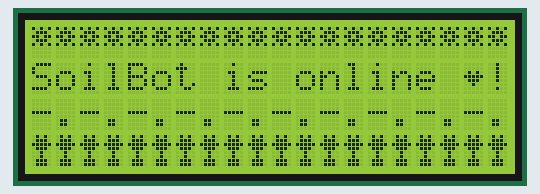
Bench run of a sketch on a simulated Arduino Uno, built with avr-gcc and run on an emulated ATmega328P. Parts: 20×4 character LCD. What the sketch prints to the serial monitor is not drawn.

Above: at 0.7 s.
At 4.8 s:
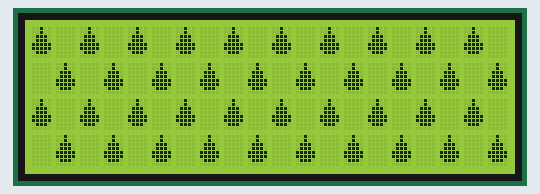
At 5.9 s:
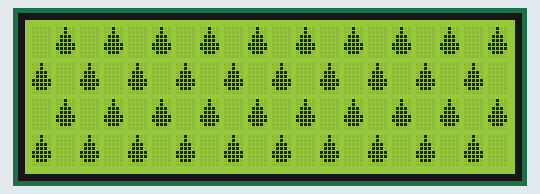
At 8.0 s:
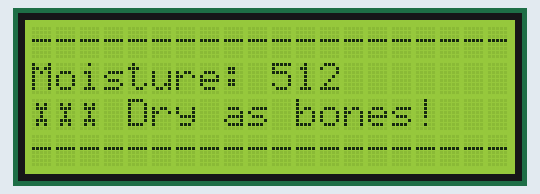

The sketch:

SoilBot.ino
```cpp
/*  Soil Moisture Device
    Written by Coty Beasley
    https://coty.design

    Project started: Feb 2019
    Project repo: https://github.com/beacrea/SoilBot
*/
/********************************************************
 Libraries
 *******************************************************/
#include <Wire.h>
#include <LCD.h>
#include <LiquidCrystal_I2C.h>

// Define variables
#define I2C_ADDR          0x27 // Define I2C Address where the PCF8574A is
#define BACKLIGHT_PIN      3
#define En_pin             2
#define Rw_pin             1
#define Rs_pin             0
#define D4_pin             4
#define D5_pin             5
#define D6_pin             6
#define D7_pin             7

// Rather than powering the sensor through the 3.3V or 5V pins,
// we'll use a digital pin to power the sensor. This will
// prevent corrosion of the sensor as it sits in the soil.

// Declare a variable for the soil moisture sensor
int soilPin = A0;

// Variable for Soil moisture Power
int soilPower = 7;

// Set initial moisture value
int moistureVal = 0;

// Sets initial message
String valueMessage = "";

/********************************************************
 Calibration
 *******************************************************/
int moistureCeiling = 870;
int moistureFloor = 500;

// Initialise the LCD
LiquidCrystal_I2C      lcd(I2C_ADDR, En_pin, Rw_pin, Rs_pin, D4_pin, D5_pin, D6_pin, D7_pin);

// Custom Characters
byte heart[] = {
  B00000,
  B00000,
  B01010,
  B11111,
  B01110,
  B00100,
  B00000,
  B00000
};

byte degree[] = {
  B01110,
  B01010,
  B01110,
  B00000,
  B00000,
  B00000,
  B00000,
  B00000
};

byte flower[] = {
  B01010,
  B01110,
  B11111,
  B01110,
  B00100,
  B00100,
  B01110,
  B01110
};

byte sun[] = {
  B10101,
  B01110,
  B11011,
  B01110,
  B10101,
  B00000,
  B00000,
  B00000
};

byte drop[] = {
  B00100,
  B00100,
  B01110,
  B01110,
  B11111,
  B11111,
  B01110,
  B00000
};

byte cactus[] = {
  B00100,
  B01100,
  B01100,
  B01101,
  B11111,
  B01100,
  B01100,
  B01100
};

byte smile[] = {
  B00000,
  B01110,
  B10101,
  B11111,
  B10101,
  B11011,
  B01110,
  B00000
};

byte bone[] = {
  B00000,
  B01010,
  B01110,
  B00100,
  B00100,
  B01110,
  B01010,
  B00000
};

byte frown[] = {
  B00000,
  B01110,
  B10101,
  B11111,
  B11011,
  B10101,
  B01110,
  B00000
};

byte glassLow[] = {
  B00000,
  B01010,
  B01010,
  B01010,
  B01010,
  B01110,
  B01110,
  B00000
};


/********************************************************
 Setup
 *******************************************************/
void setup()
{
  Serial.begin(9600); // Open serial over USB
  delay(500); // Wait for display to boot up

  pinMode(soilPower, OUTPUT); // Set D7 as an OUTPUT
  digitalWrite(soilPower, LOW); // Set to LOW so no power is flowing through the sensor

  // Define the LCD as 16 column by 2 rows
  lcd.begin (20, 4);

  // Create custom character
  lcd.createChar(1, heart);
  lcd.createChar(2, glassLow);
  lcd.createChar(3, flower);
  lcd.createChar(4, sun);
  lcd.createChar(5, drop);
  lcd.createChar(6, cactus);
  lcd.createChar(7, smile);
  lcd.createChar(8, bone);

  // Switch on the backlight
  lcd.setBacklightPin(BACKLIGHT_PIN, POSITIVE);
  lcd.setBacklight(HIGH);

  // First line
  lcd.setCursor(0, 0);
  for (int i = 1; i <= 20; i++) {
    lcd.write(4);
  }

  // Goto first column (column 0) and second line (Line 0)
  lcd.setCursor(0, 1);
  lcd.print("SoilBot is online ");
  lcd.write(1);
  lcd.print("!");

  // Third line
  lcd.setCursor(0, 2);
  for (int i = 1; i <= 10; i++) {
    lcd.print("-.");
  }

  // Last line
  lcd.setCursor(0, 3);
  for (int i = 1; i <= 20; i++) {
    lcd.write(3);
  }

  // Hold before running
  delay(4000);
}

/********************************************************
 Main Loop
 *******************************************************/
void loop()
{
  // Here we are declaring a string, which are lines of words,
  // and we want DisplayWords to be the words displayed on
  // the LCD screen, which will change based on whether the soil
  // wet or dry based on our threshold values above.
  String DisplayWords;

  // We need to set up a pin to get the value that the soil
  // moisture sensor is outputting, so sensorValue will get the
  // analog value from the sensor pin A0 on the redboard that we
  // set up earlier.

  int sensorValue;

  // Animation
  runAnimation();
  delay(2000);

  // Run Measurement
  readSoil();

  // Display value
  lcd.clear();
  lcd.setCursor(0, 1);
  lcd.print("Moisture: ");
  lcd.print(moistureVal);
  lcd.setCursor(0, 0);
  for (int i = 1; i <= 20; i++) {
    lcd.print("-");
  }
  lcd.setCursor(0, 2);
  translateValue();
  lcd.setCursor(0, 3);
  for (int i = 1; i <= 20; i++) {
    lcd.print("-");
  }

  // Serial output
  Serial.print("Soil Moisture: ");
  Serial.println(moistureVal);

  // Delay until next reading. Set for 15 min.
  delay(900000);
}


/********************************************************
 Animation
 *******************************************************/
void runAnimation() {
  // First frame
  lcd.setCursor(0, 0);
  for (int i = 1; i <= 10; i++) {
    lcd.write(5);
    lcd.print(" ");
  }
  lcd.setCursor(0, 1);
  for (int i = 1; i <= 10; i++) {
    lcd.print(" ");
    lcd.write(5);
  }
  lcd.setCursor(0, 2);
  for (int i = 1; i <= 10; i++) {
    lcd.write(5);
    lcd.print(" ");
  }
  lcd.setCursor(0, 3);
  for (int i = 1; i <= 10; i++) {
    lcd.print(" ");
    lcd.write(5);
  }

  // Delay
  delay(1000);

  // Second Frame
  lcd.setCursor(0, 0);
  for (int i = 1; i <= 10; i++) {
    lcd.print(" ");
    lcd.write(5);
  }
  lcd.setCursor(0, 1);
  for (int i = 1; i <= 10; i++) {
    lcd.write(5);
    lcd.print(" ");
  }
  lcd.setCursor(0, 2);
  for (int i = 1; i <= 10; i++) {
    lcd.print(" ");
    lcd.write(5);
  }
  lcd.setCursor(0, 3);
  for (int i = 1; i <= 10; i++) {
    lcd.write(5);
    lcd.print(" ");
  }
}

/********************************************************
 Soil Measurement
 *******************************************************/
int readSoil()
{
  // Reset moisture
  moistureVal = 0;

  // Turn D7 "On"
  digitalWrite(soilPower, HIGH);

  // Wait 10 milliseconds
  delay(10);

  // Read the SIG value form sensor
  moistureVal = analogRead(soilPin);

  // Turn D7 "Off"
  digitalWrite(soilPower, LOW);

  // Send current moisture value
  return moistureVal;
}

/********************************************************
 Result Synthesis
 *******************************************************/
String translateValue() {
  if (moistureVal > moistureCeiling) {
    lcd.write(5);
    lcd.write(5);
    lcd.write(5);
    lcd.print(" ");
    lcd.print("Too much water!");
  }
  else if (moistureVal < moistureCeiling && moistureVal > (moistureCeiling*0.75)) {
    lcd.write(3);
    lcd.write(3);
    lcd.write(3);
    lcd.print(" ");
    lcd.print("Doing great");
  }
  else if (moistureVal <= moistureFloor && moistureVal > (moistureFloor)) {
    lcd.write(2);
    lcd.write(2);
    lcd.write(2);
    lcd.print(" ");
    lcd.print("Need some water");
  }
  else {
    lcd.write(8);
    lcd.write(8);
    lcd.write(8);
    lcd.print(" Dry as bones!");
  }
  return valueMessage;
}
```

Measured:
- what the display in image 0 shows lasts 4.1 s, from 0.7 s to 4.8 s
- what the display in image 1 shows lasts 1.1 s, from 4.8 s to 5.9 s
- what the display in image 2 shows lasts 2.0 s, from 5.9 s to 7.9 s
